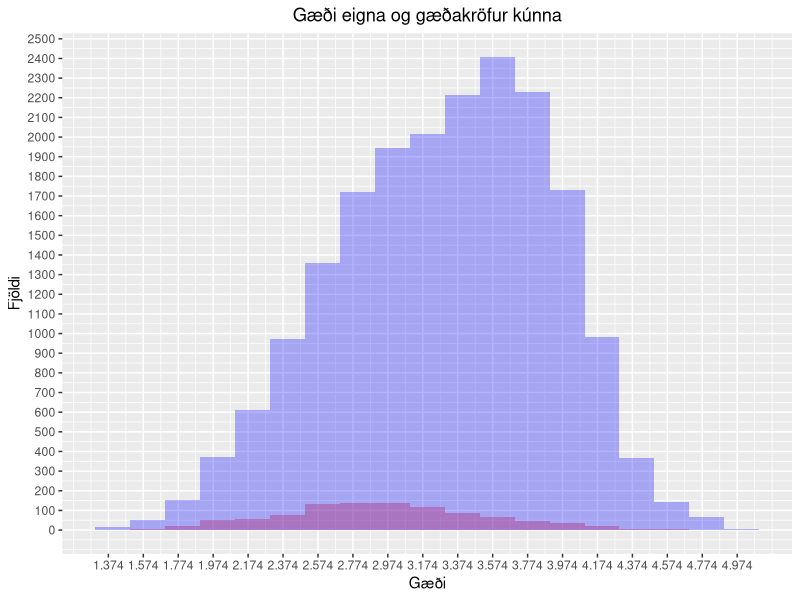
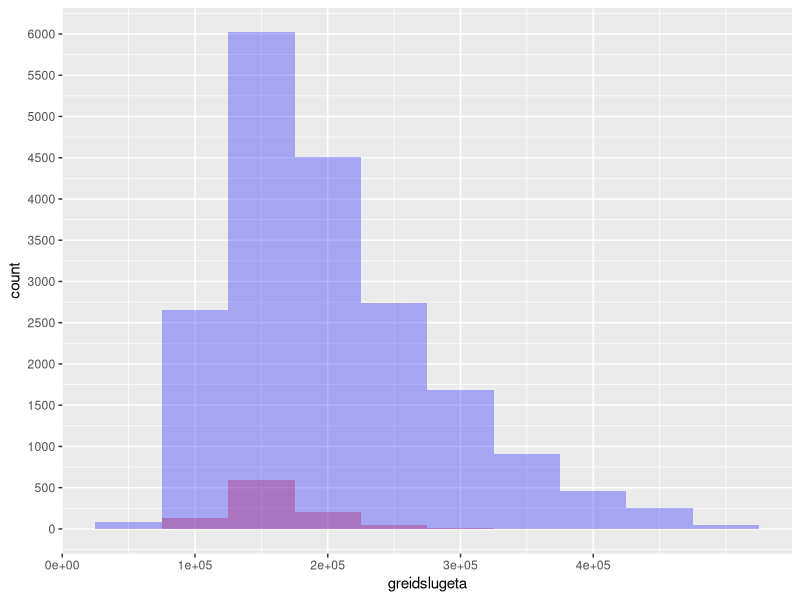

These charts were generated, in order, by the following R code:
rm(list = ls())
library(ggplot2)
library(scales)

# Lesum inn gögnin
eignir <- read.csv("./GognErling/eignir.txt", header=TRUE, sep="")
kunnar <- read.csv("./GognErling/kunnar.txt", header=TRUE, sep="")

# Teiknum tíðnirit (histogram) fyrir gæði húss
# og gæðakröfur kúnna
ggplot(eignir, aes(x = gaedi)) +
  geom_histogram(data = kunnar,
                 binwidth = 0.2,
                 fill = "red",
                 alpha = 0.3) +
  geom_histogram(data = eignir,
                 binwidth = 0.2,
                 fill = "blue",
                 alpha = 0.3) + 
  scale_x_continuous(breaks = seq(min(min(eignir$gaedi, kunnar$gaedi)), 
                                  5, 0.2)) +
  scale_y_continuous(breaks = seq(0, 3000, 100)) +
  xlab("Gæði") +
  ylab("Fjöldi") +
  ggtitle("Gæði eigna og gæðakröfur kúnna") +
  theme(plot.title = element_text(hjust = 0.5))

# Vistum útkomuna
ggsave("krofur_vs_eign.png")

# Leiga er 0.5% af núvirði eignar
eignir$greidslugeta <- 5*eignir$nuvirdi

# Teiknum tíðnirit (histogram) fyrir leigu eignar
# og greiðsluvilja kúnna
ggplot(eignir, aes(x = greidslugeta)) +
  geom_histogram(data = kunnar,
                 binwidth = 50000,
                 fill = "red",
                 alpha = 0.3) +
  geom_histogram(data = eignir,
                 binwidth = 50000,
                 fill = "blue",
                 alpha = 0.3) +
  scale_x_continuous(breaks = seq(0, 
                                  max(max(eignir$greidslugeta),
                                      max(kunnar$greidslugeta)),
                                  100000)) + 
  scale_y_continuous(breaks = seq(0, 10000, 500))
  
  